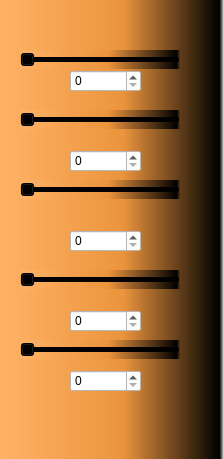
<?xml version="1.0" encoding="UTF-8"?>
<ui version="4.0">
 <class>BarControl</class>
 <widget class="QWidget" name="BarControl">
  <property name="geometry">
   <rect>
    <x>0</x>
    <y>0</y>
    <width>224</width>
    <height>459</height>
   </rect>
  </property>
  <property name="windowTitle">
   <string>Form</string>
  </property>
  <widget class="QWidget" name="widget" native="true">
   <property name="geometry">
    <rect>
     <x>0</x>
     <y>0</y>
     <width>224</width>
     <height>459</height>
    </rect>
   </property>
   <property name="styleSheet">
    <string notr="true">background-color: qlineargradient(spread:pad, x1:0, y1:0, x2:1, y2:0, stop:0 rgba(255, 178, 102, 255), stop:0.55 rgba(235, 148, 61, 255), stop:0.98 rgba(0, 0, 0, 255), stop:1 rgba(0, 0, 0, 0));</string>
   </property>
   <widget class="QSlider" name="horizontalSlider_2">
    <property name="geometry">
     <rect>
      <x>20</x>
      <y>50</y>
      <width>160</width>
      <height>19</height>
     </rect>
    </property>
    <property name="maximum">
     <number>3600</number>
    </property>
    <property name="orientation">
     <enum>Qt::Horizontal</enum>
    </property>
   </widget>
   <widget class="QSlider" name="horizontalSlider_3">
    <property name="geometry">
     <rect>
      <x>20</x>
      <y>110</y>
      <width>160</width>
      <height>19</height>
     </rect>
    </property>
    <property name="orientation">
     <enum>Qt::Horizontal</enum>
    </property>
   </widget>
   <widget class="QSlider" name="horizontalSlider_4">
    <property name="geometry">
     <rect>
      <x>20</x>
      <y>180</y>
      <width>160</width>
      <height>19</height>
     </rect>
    </property>
    <property name="orientation">
     <enum>Qt::Horizontal</enum>
    </property>
   </widget>
   <widget class="QSlider" name="horizontalSlider">
    <property name="geometry">
     <rect>
      <x>20</x>
      <y>270</y>
      <width>160</width>
      <height>19</height>
     </rect>
    </property>
    <property name="orientation">
     <enum>Qt::Horizontal</enum>
    </property>
   </widget>
   <widget class="QSlider" name="horizontalSlider_5">
    <property name="geometry">
     <rect>
      <x>20</x>
      <y>340</y>
      <width>160</width>
      <height>19</height>
     </rect>
    </property>
    <property name="orientation">
     <enum>Qt::Horizontal</enum>
    </property>
   </widget>
   <widget class="QSpinBox" name="spinBox">
    <property name="geometry">
     <rect>
      <x>70</x>
      <y>70</y>
      <width>71</width>
      <height>22</height>
     </rect>
    </property>
    <property name="styleSheet">
     <string notr="true">background-color: rgb(255, 255, 255);</string>
    </property>
    <property name="maximum">
     <number>3600</number>
    </property>
   </widget>
   <widget class="QSpinBox" name="spinBox_2">
    <property name="geometry">
     <rect>
      <x>70</x>
      <y>150</y>
      <width>71</width>
      <height>22</height>
     </rect>
    </property>
    <property name="styleSheet">
     <string notr="true">background-color: rgb(255, 255, 255);</string>
    </property>
   </widget>
   <widget class="QSpinBox" name="spinBox_3">
    <property name="geometry">
     <rect>
      <x>70</x>
      <y>230</y>
      <width>71</width>
      <height>22</height>
     </rect>
    </property>
    <property name="styleSheet">
     <string notr="true">background-color: rgb(255, 255, 255);</string>
    </property>
   </widget>
   <widget class="QSpinBox" name="spinBox_4">
    <property name="geometry">
     <rect>
      <x>70</x>
      <y>310</y>
      <width>71</width>
      <height>22</height>
     </rect>
    </property>
    <property name="styleSheet">
     <string notr="true">background-color: rgb(255, 255, 255);</string>
    </property>
   </widget>
   <widget class="QSpinBox" name="spinBox_5">
    <property name="geometry">
     <rect>
      <x>70</x>
      <y>370</y>
      <width>71</width>
      <height>22</height>
     </rect>
    </property>
    <property name="styleSheet">
     <string notr="true">background-color: rgb(255, 255, 255);</string>
    </property>
   </widget>
  </widget>
 </widget>
 <resources/>
 <connections/>
</ui>
